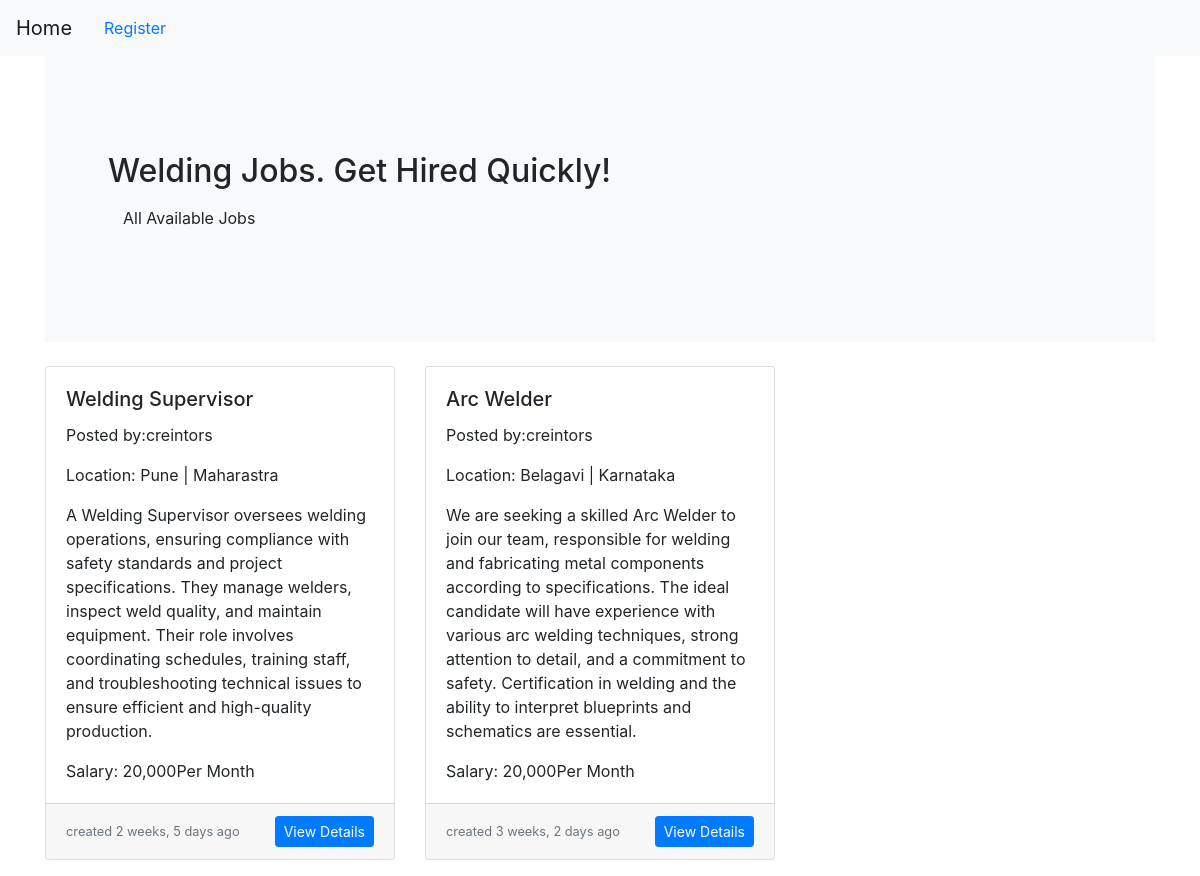
Page /job-listing/ on the earlier database version.
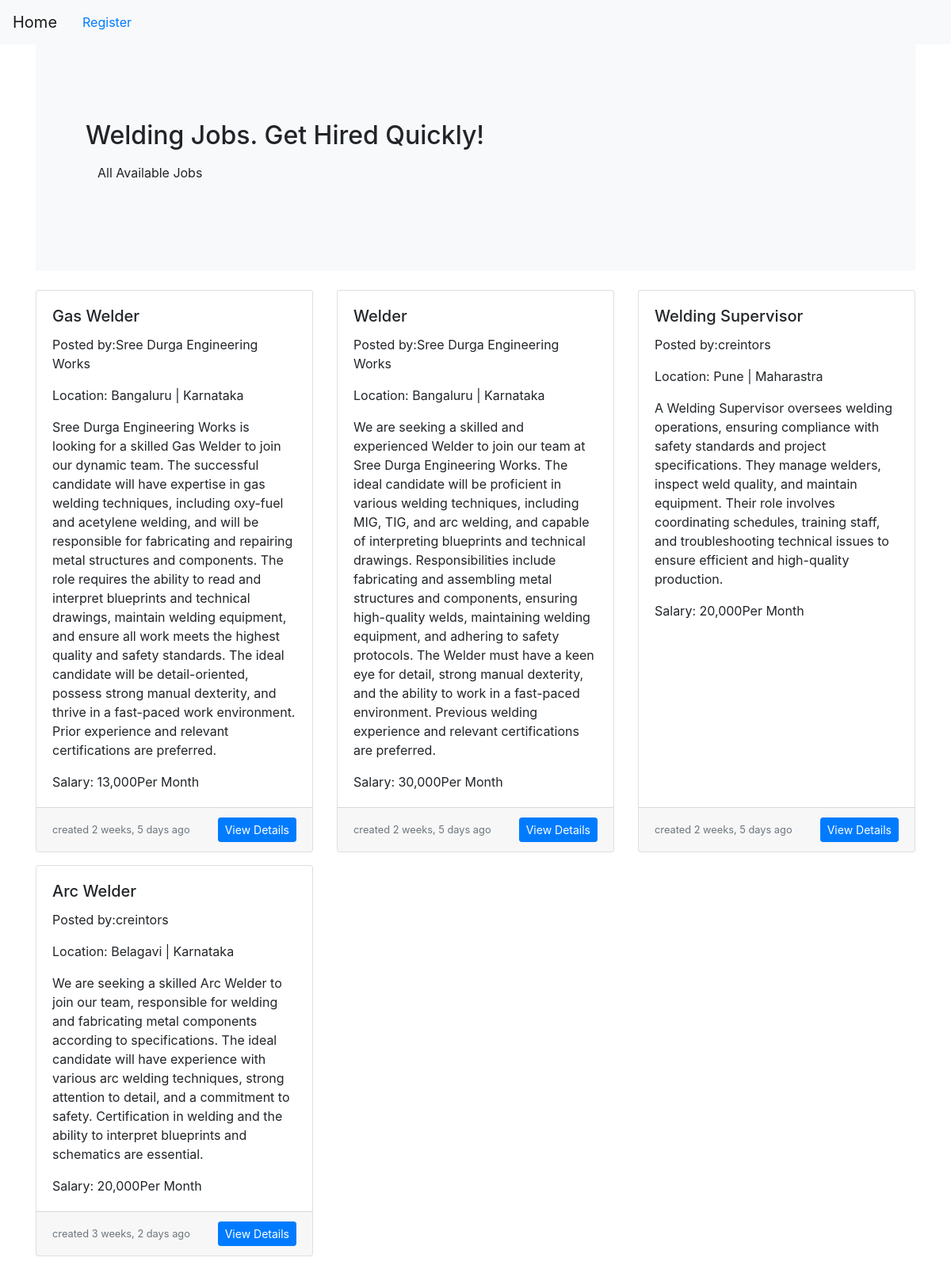
Same page on the later database version.
### job/models.py (models this page shows, shortened)
class Job(models.Model):
    user=models.ForeignKey(User,on_delete=models.CASCADE)
    company=models.ForeignKey(Company,on_delete=models.CASCADE)
    title=models.CharField(max_length=100)
    state=models.ForeignKey(State,on_delete=models.CASCADE,blank=True,null=True)
    city=models.ForeignKey(City,on_delete=models.CASCADE,blank=True,null=True)
    salary=models.PositiveIntegerField()
    vacancy=models.PositiveIntegerField()
    exp_requried=models.PositiveIntegerField(null=True)
    description=models.TextField(default='Default description')
    is_available=models.BooleanField(default=True)
    timestamp=models.DateTimeField()

### company/models.py (models this page shows)
class Company(models.Model):
    user=models.OneToOneField(settings.AUTH_USER_MODEL,on_delete=models.CASCADE)
    name=models.CharField(max_length=100,null=True,blank=True)
    est_date=models.PositiveIntegerField(null=True,blank=True)
    state=models.ForeignKey(State,on_delete=models.CASCADE,null=True,blank=True)
    city=models.ForeignKey(City,on_delete=models.CASCADE,null=True,blank=True)
    gst_number = models.CharField(max_length=15, unique=True,blank=True,null=True)
    desc=models.TextField(default='Default description')
    def __str__(self) :
        return self.name if self.name else "Unnamed Company"

class City(models.Model):
    name = models.CharField(max_length=100)
    state = models.ForeignKey(State, on_delete=models.CASCADE)
    def __str__(self):
        return self.name if self.name else "Unnamed State"

class State(models.Model):
    name = models.CharField(max_length=100)
    def __str__(self):
        return self.name if self.name else "Unnamed State"

### website/views.py (the view)
# urls.py: path('job-listing/',views.job_listing,name='job-listing'),
def job_listing(request):
    jobs = Job.objects.filter(is_available=True).order_by('-timestamp')
    context={'jobs':jobs}
    return render(request,'website/job_listing.html',context)

### templates/website/job_listing.html
{% extends "base.html" %}
{% load static %}
{% load humanize %}
{% block body %}
<section class="p-5 mb-4 bg-light rounded-3">
    <div class="container-fluid py-5">
        <h2 class="display-5 fw-bold">Welding Jobs. Get Hired Quickly!</h2>
        <p class="col-md-8 fs-5 mt-3">
            All Available Jobs
        </p>
    </div>
</section>
<div class="row row-cols-1 row-cols-md-3 g-4">
    {% if jobs %}
    {% for job in jobs %}
    <div class="col mb-3">
        <div class="card h-100">
            <div class="card-body">
                <h5 class="card-title">{{job.title}}</h5>
                <p class="card-text">Posted by:{{job.company}}</p>
                <p class="card-text">Location: {{job.city}} | {{job.state}}</p>
                <p class="card-text">{{job.description}}</p>
                <p class="card-text">Salary: {{job.salary | intcomma}}Per Month</p>
            </div>
            <div class="card-footer d-flex justify-content-between align-items-center">
                <small class="text-muted">created {{ job.timestamp | naturaltime }}</small>
                <a class="btn btn-primary btn-sm" href="{% url 'job-details' job.pk %}">View Details</a>
            </div>
        </div>
    </div>
    {% endfor %}
    {% endif %}
</div>
{% endblock body%}

Differences in the rows shown:
added Job: title "Gas Welder", company "Sree Durga Engineering Works", city "Bangaluru", state "Karnataka", description "Sree Durga Engineering Works is looking for a skilled Gas Welder to join our dynamic team. The successful candidate will have expertise in gas welding techniques, including oxy-fuel and acetylene welding, and will be responsible for fabricating and repairing metal structures and components. The role requires the ability to read and interpret blueprints and technical drawings, maintain welding equipment, and ensure all work meets the highest quality and safety standards. The ideal candidate will be detail-oriented, possess strong manual dexterity, and thrive in a fast-paced work environment. Prior experience and relevant certifications are preferred.", salary "13,000", timestamp "2 weeks, 5 days ago"
added Job: title "Welder", company "Sree Durga Engineering Works", city "Bangaluru", state "Karnataka", description "We are seeking a skilled and experienced Welder to join our team at Sree Durga Engineering Works. The ideal candidate will be proficient in various welding techniques, including MIG, TIG, and arc welding, and capable of interpreting blueprints and technical drawings. Responsibilities include fabricating and assembling metal structures and components, ensuring high-quality welds, maintaining welding equipment, and adhering to safety protocols. The Welder must have a keen eye for detail, strong manual dexterity, and the ability to work in a fast-paced environment. Previous welding experience and relevant certifications are preferred.", salary "30,000", timestamp "2 weeks, 5 days ago"
